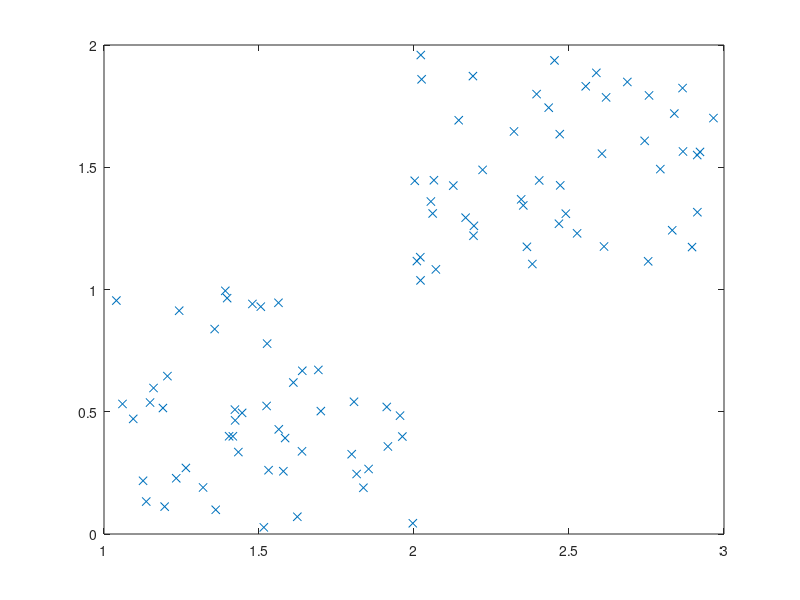

Write the MATLAB code that produced this figure. (Note: this script raises an error after producing the figure.)
clear classes

figure(1201)
x(1:50,1) = rand(1,50)+2;
y(1:50,1) = rand(1,50)+1;

x(51:100,1) = rand(1,50)+1;
y(51:100,1) = rand(1,50);
X = [x,y]; % Data
%
plot(x,y,'x')
hold on
h = 0.8; % Bandwith of the cluster range
[clust,membs] = meanShift(X,h);
%


hold on
plot(membs{1}(:,1),membs{1}(:,2),'go')
hold on
plot(membs{2}(:,1),membs{2}(:,2),'bo')